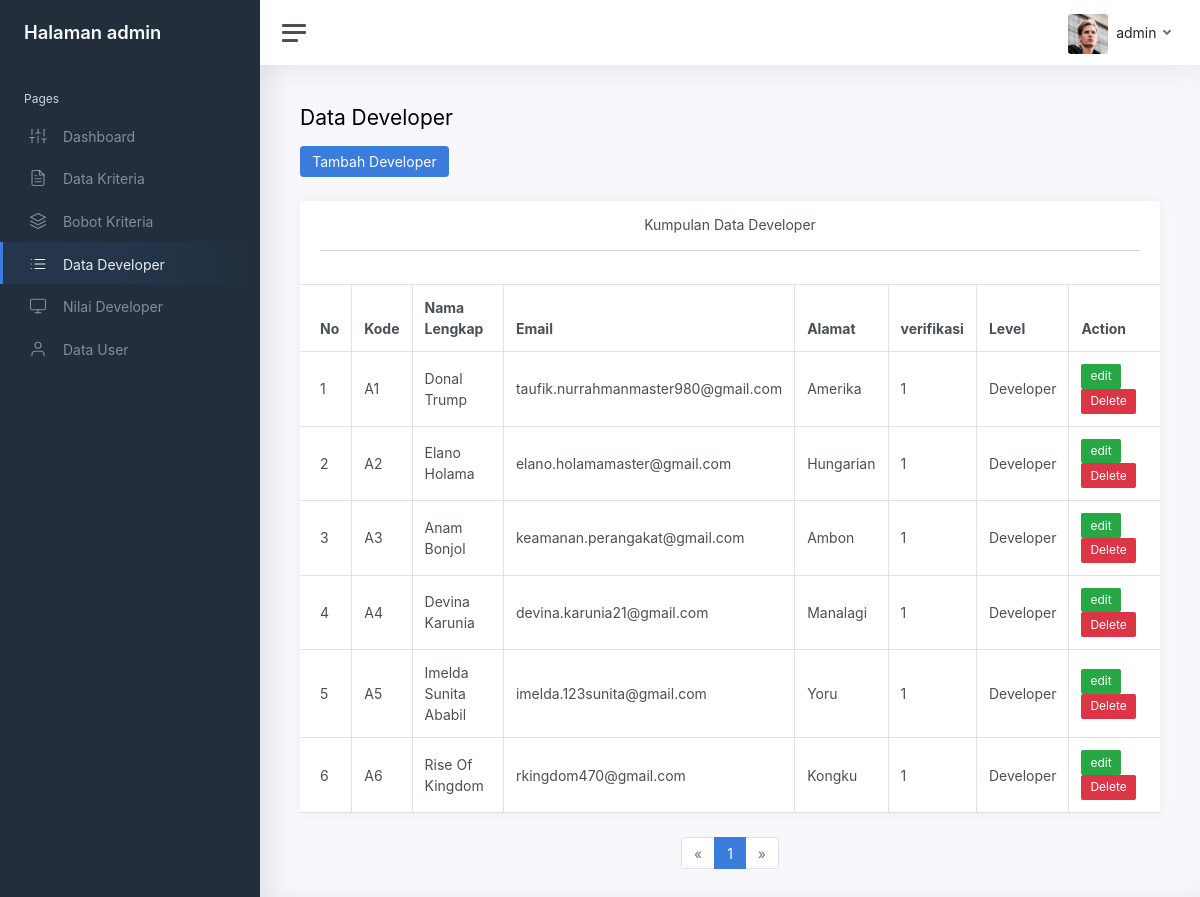
The app's page /UTS-SPK/admin_developer.php (signed in) with its own data.
### tables this page shows
CREATE TABLE `tb_users` (
  `id_users` int(50) NOT NULL,
  `kode` varchar(50) NOT NULL,
  `username` varchar(20) NOT NULL,
  `nama` varchar(50) NOT NULL,
  `email` varchar(50) NOT NULL,
  `password` text NOT NULL,
  `alamat` text NOT NULL,
  `verifikasi` tinyint(1) NOT NULL,
  `level` enum('None','Developer','Admin') NOT NULL
);

### UTS-SPK/connection.php (called while the page is built, shortened)
<?php
$con = mysqli_connect("localhost", "root", "", "uts_spk");
function lihat($query)
{
    global $con;
    $hasil = mysqli_query($con, $query) or die(mysqli_error($con));
    $notif = [];
    while ($notief = mysqli_fetch_assoc($hasil)) {
        $notif[] = $notief;
    }
    return $notif;
}

### UTS-SPK/admin_developer.php (the view, shortened to what this page needs)
<?php
require 'connection.php';
if (!isset($_SESSION["Admin"])) {
  header('location: login.php');
  exit;
} else {
  if (isset($_SESSION['id_users'])) {
    $id_users = $_SESSION['id_users'];
  } else {
    $id_users = $_COOKIE['id_users'];
  }
  $user = lihat("SELECT * FROM tb_users WHERE id_users = '$id_users' ")[0];
}
?>
<?php
$jumlahDataPerHalaman = 10;
$jumlahData = count(lihat("SELECT * FROM tb_users"));
$jumlahHalaman =  ceil($jumlahData / $jumlahDataPerHalaman);
$halamanAktif = (isset($_GET["halaman"])) ? $_GET["halaman"] : 1;
$awalData = ($jumlahDataPerHalaman * $halamanAktif) - $jumlahDataPerHalaman;
$data_user = lihat("SELECT * FROM tb_users WHERE level = 'Developer' LIMIT $awalData, $jumlahDataPerHalaman");
?>
<!DOCTYPE html>
<html lang="en">
<head>
  <link rel="stylesheet" href="asset/bootstrap/css/bootstrap.css">
  <link href="dashboard/css/app.css?v=<?php echo time(); ?>" rel="stylesheet">
</head>
<body>
  <div class="wrapper">
    <nav id="sidebar" class="sidebar">
      <div class="sidebar-content js-simplebar">
        <a class="sidebar-brand" href="admin_dashboard.php">
          <span class="align-middle">Halaman admin</span>
        </a>
        <ul class="sidebar-nav">
          <li class="sidebar-header">
            Pages
          </li>
          <li class="sidebar-item">
            <a class="sidebar-link" href="admin_dashboard.php">
              <i class="align-middle" data-feather="sliders"></i> <span class="align-middle">Dashboard</span>
            </a>
          </li>
          <li class="sidebar-item">
            <a class="sidebar-link" href="admin_kriteria.php">
              <i class="align-middle" data-feather="file-text"></i> <span class="align-middle">Data Kriteria</span>
            </a>
          </li>
          <li class="sidebar-item">
            <a class="sidebar-link" href="admin_bobotKriteria.php">
              <i class="align-middle" data-feather="layers"></i> <span class="align-middle">Bobot Kriteria</span>
            </a>
          </li>
          <li class="sidebar-item active">
            <a class="sidebar-link" href="admin_developer.php">
              <i class="align-middle" data-feather="list"></i> <span class="align-middle">Data Developer</span>
            </a>
          </li>
          <li class="sidebar-item">
            <a class="sidebar-link" href="admin_nilaiDev.php">
              <i class="align-middle" data-feather="monitor"></i> <span class="align-middle">Nilai Developer</span>
            </a>
          </li>
          <li class="sidebar-item ">
            <a class="sidebar-link" href="admin_user.php">
              <i class="align-middle" data-feather="user"></i> <span class="align-middle">Data User</span>
            </a>
          </li>
      </div>
    </nav>
    <div class="main">
      <nav class="navbar navbar-expand navbar-light navbar-bg">
        <a class="sidebar-toggle d-flex">
          <i class="hamburger align-self-center"></i>
        </a>
        <div class="navbar-collapse collapse">
          <ul class="navbar-nav navbar-align">
            <a class="nav-link dropdown-toggle d-none d-sm-inline-block" href="#" data-toggle="dropdown">
              <img src="dashboard/img/avatars/avatar.jpg" class="avatar img-fluid rounded mr-1" alt="admin" />
              <span class="text-dark"><?= $user["username"] ?></span>
            </a>
          </ul>
        </div>
      </nav>
      <main class="content">
        <div class="container-fluid p-0">
          <h1 class="h3 mb-3">Data Developer</h1>
          <button type="button" class="btn btn-primary mb-4" data-toggle="modal" data-target="#tambah">Tambah Developer</button>
          <div class="row">
            <div class="col-12">
              <div class="card">
                <div class="card-header">
                  <h3 class="card-title text-center">Kumpulan Data Developer</h3>
                  <hr>
                </div>
                <div class="table-responsive">
                  <table class="table mb-0 table table-bordered border-primary">
                    <thead class="">
                      <tr>
                        <th scope="col">No</th>
                        <th scope="col">Kode</th>
                        <th scope="col">Nama Lengkap</th>
                        <th scope="col">Email</th>
                        <th scope="col">Alamat</th>
                        <th scope="col">verifikasi</th>
                        <th scope="col">Level</th>
                        <th scope="col">Action</th>
                      </tr>
                    </thead>
                    <tbody>
                      <?php $no = 1; ?>
                      <?php foreach ($data_user as $du) : ?>
                        <tr>
                          <td><?= $no; ?></td>
                          <td><?= $du["kode"]; ?></td>
                          <td><?= $du["nama"]; ?></td>
                          <td><?= $du["email"]; ?></td>
                          <td><?= $du["alamat"]; ?></td>
                          <td><?= $du["verifikasi"]; ?></td>
                          <td><?= $du["level"]; ?></td>
                          <td>
                            <button type="button" class="btn btn-success btn-sm" data-bs-toggle="modal" data-bs-target="#upgrade-user">
                              edit
                            </button>
                            <a href="admin_dellUser.php?id_users=<?= $du["id_users"]; ?>" onClick="return confirm('Apakah anda ingin menghapus data ini ?');" class="btn btn-danger btn-sm" type="submit" name="delete">Delete</a>
                          </td>
                        </tr>
                        <?php $no++ ?>
                      <?php endforeach; ?>
                    </tbody>
                  </table>
                </div>
              </div>
            </div>
          </div>
        </div>
        <div class="justify-content-center">
          <nav aria-label="Page navigation example">
            <ul class="pagination justify-content-center">
              <li class="page-item" style="cursor: pointer;">
                <?php if ($halamanAktif > 1) : ?>
                  <a class="page-link" href="admin_dataUser.php?halaman=<?= $halamanAktif - 1; ?>#content" aria-label="Previous">
                    <span aria-hidden="true">&laquo;</span>
                    <span class="sr-only">Previous</span>
                  </a>
                <?php else : ?>
                  <a class="page-link" aria-label="Previous">
                    <span aria-hidden="true">&laquo;</span>
                  </a>
                <?php endif; ?>
              </li>
              <?php for ($i = 1; $i <= $jumlahHalaman; $i++) : ?>
                <?php if ($i == $halamanAktif) : ?>
                  <li class="page-item active">
                    <a class="page-link" href="admin_user.php?halaman=<?= $i; ?>#content">
                      <span><?= $i; ?></span>
                    </a>
                  </li>
                <?php endif; ?>
              <?php endfor; ?>
              <li class="page-item" style="cursor: pointer;">
                <?php if ($halamanAktif < $jumlahHalaman) : ?>
                  <a class="page-link" href="admin_user.php?halaman=<?= $halamanAktif + 1; ?>#content" aria-label="Next">
                    <span aria-hidden="true">&raquo;</span>
                    <span class="sr-only">Next</span>
                  </a>
                <?php else : ?>
                  <a class="page-link" aria-label="Next">
                    <span aria-hidden="true">&raquo;</span>
                  </a>
                <?php endif; ?>
              </li>
            </ul>
          </nav>
        </div>
      </main>
    </div>
  </div>
</body>
</html>

### records on screen
tb_users: username "admin"
tb_users: kode "A1", nama "Donal Trump", email "taufik.nurrahmanmaster980@gmail.com", alamat "Amerika", verifikasi "1", level "Developer"
tb_users: kode "A2", nama "Elano Holama", email "elano.holamamaster@gmail.com", alamat "Hungarian", verifikasi "1", level "Developer"
tb_users: kode "A3", nama "Anam Bonjol", email "keamanan.perangakat@gmail.com", alamat "Ambon", verifikasi "1", level "Developer"
tb_users: kode "A4", nama "Devina Karunia", email "devina.karunia21@gmail.com", alamat "Manalagi", verifikasi "1", level "Developer"
tb_users: kode "A5", nama "Imelda Sunita Ababil", email "imelda.123sunita@gmail.com", alamat "Yoru", verifikasi "1", level "Developer"
tb_users: kode "A6", nama "Rise Of Kingdom", email "rkingdom470@gmail.com", alamat "Kongku", verifikasi "1", level "Developer"
